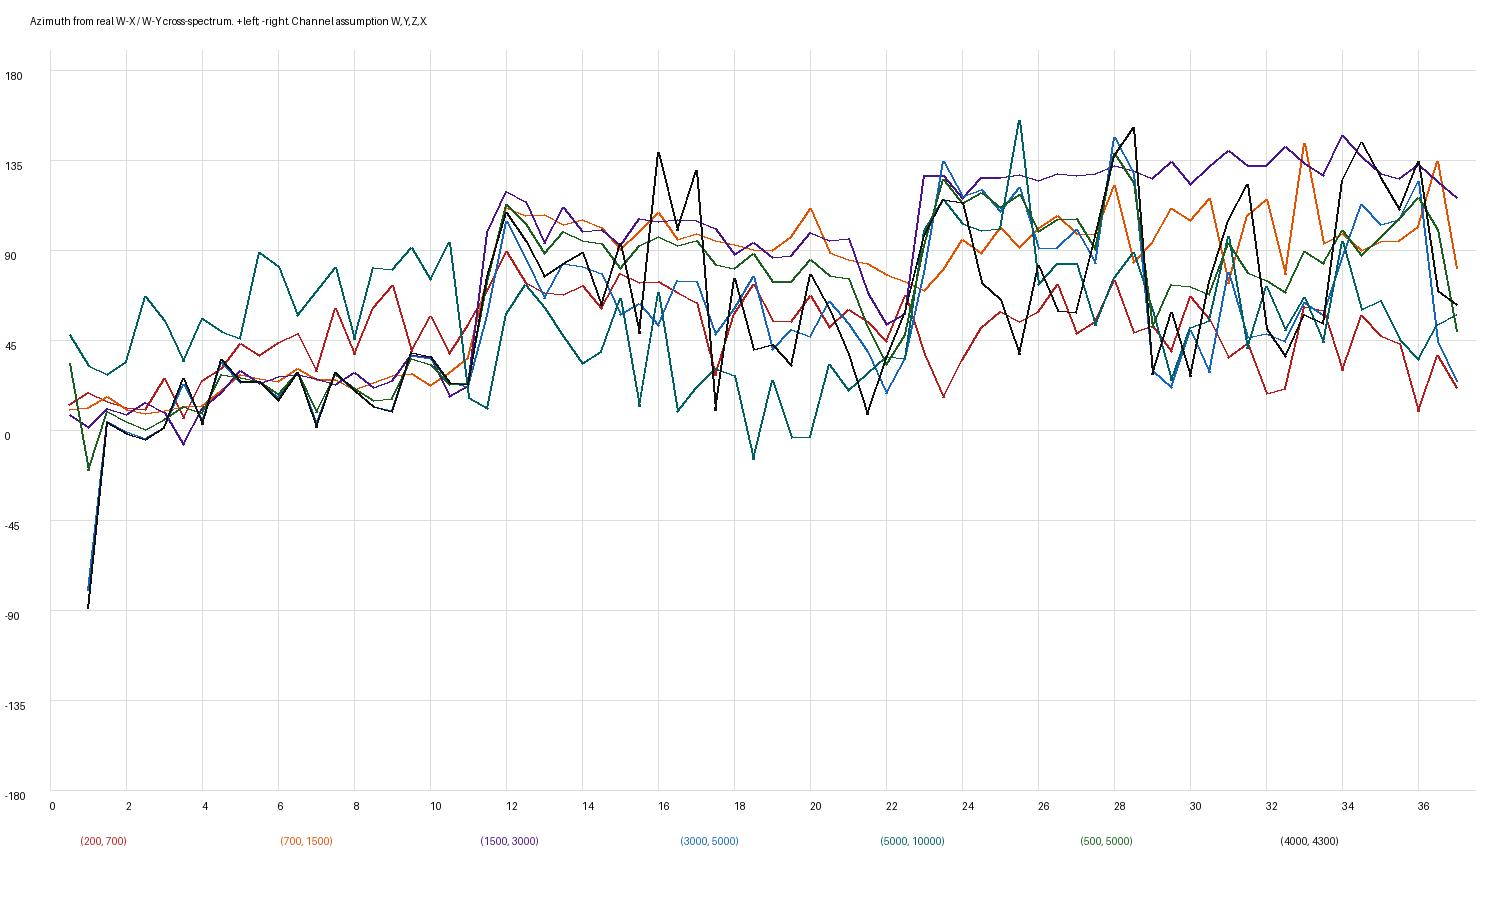

Python code for this plot:
import numpy as np, subprocess,json
from scipy import signal
from PIL import Image,ImageDraw
sr=48000
x=np.frombuffer(subprocess.check_output(['ffmpeg','-v','error','-i','/candidate/incident.mp4','-map','0:a:0','-f','f32le','-']),dtype=np.float32).reshape(-1,4)
f,tt,z=signal.stft(x.T,sr,nperseg=2048,noverlap=1024)
bands=[(200,700),(700,1500),(1500,3000),(3000,5000),(5000,10000),(500,5000),(4000,4300)]
out=[]
for t in np.arange(.5,37.1,.5):
 row={'time_s':t,'bands':[]}
 for lo,hi in bands:
  p=z[:,(f>=lo)&(f<=hi)][:,:,(tt>=t-.25)&(tt<t+.25)]
  cv=np.real(np.einsum('ift,jft->ij',p,p.conj()))
  d=np.array([cv[0,3],cv[0,1],cv[0,2]])
  az=float(np.degrees(np.arctan2(d[1],d[0])));el=float(np.degrees(np.arctan2(d[2],np.linalg.norm(d[:2]))))
  row['bands'].append({'band':[lo,hi],'azimuth':az,'elevation':el,'intensity':d.tolist(),'level':float(cv[0,0]),'directivity':float(np.linalg.norm(d)/cv[0,0])})
 out.append(row)
 if t in [.5,2.5,8.5,9,9.5,12,12.5,13,16,21,25,27.5,34.5,37]:
  print(t,[(r['band'],round(r['azimuth']),round(r['elevation']),round(r['directivity'],2)) for r in row['bands']])
json.dump(out,open('/workspace/analysis/intensity.json','w'),indent=2)
im=Image.new('RGB',(1500,900),'white');d=ImageDraw.Draw(im)
cols=['#b71c1c','#e65100','#4a148c','#1565c0','#006064','#1b5e20','#111111']
for a in range(-180,181,45):
 yy=430-a*2;d.line((50,yy,1475,yy),fill='#dddddd');d.text((5,yy),str(a),fill='black')
for sec in range(0,38,2):
 xx=50+sec*38;d.line((xx,50,xx,790),fill='#dddddd');d.text((xx,800),str(sec),fill='black')
for bi,c in enumerate(cols):
 points=[(50+r['time_s']*38,430-r['bands'][bi]['azimuth']*2) for r in out]
 for a,b in zip(points[:-1],points[1:]):
  if abs(a[1]-b[1])<300:d.line((a,b),fill=c,width=2)
 d.text((80+200*bi,835),str(bands[bi]),fill=c)
d.text((30,15),'Azimuth from real W-X / W-Y cross-spectrum. +left; -right. Channel assumption W,Y,Z,X.',fill='black')
im.save('/workspace/analysis/intensity.jpg')
